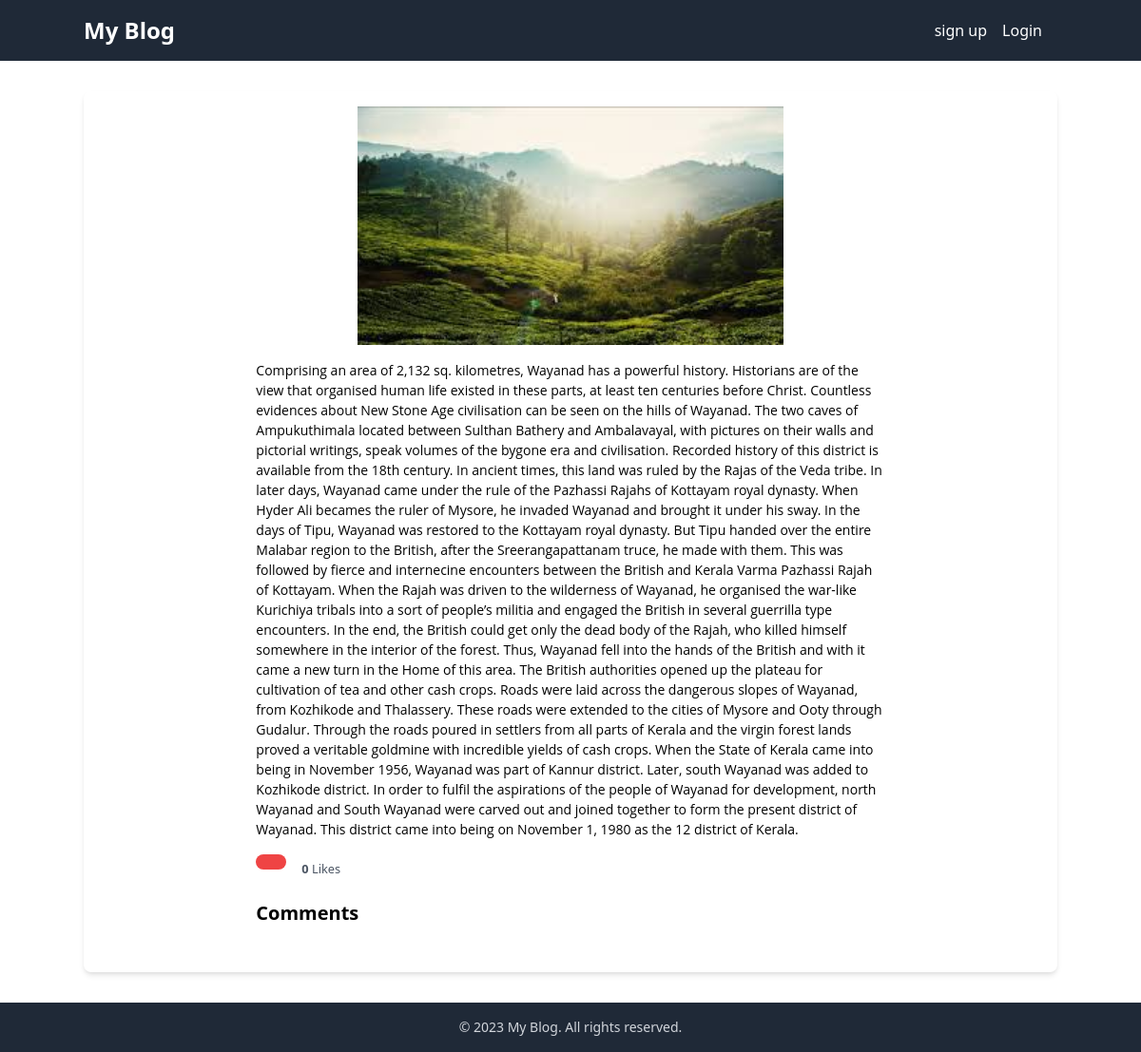
The app's page /blog-details/2, older data.
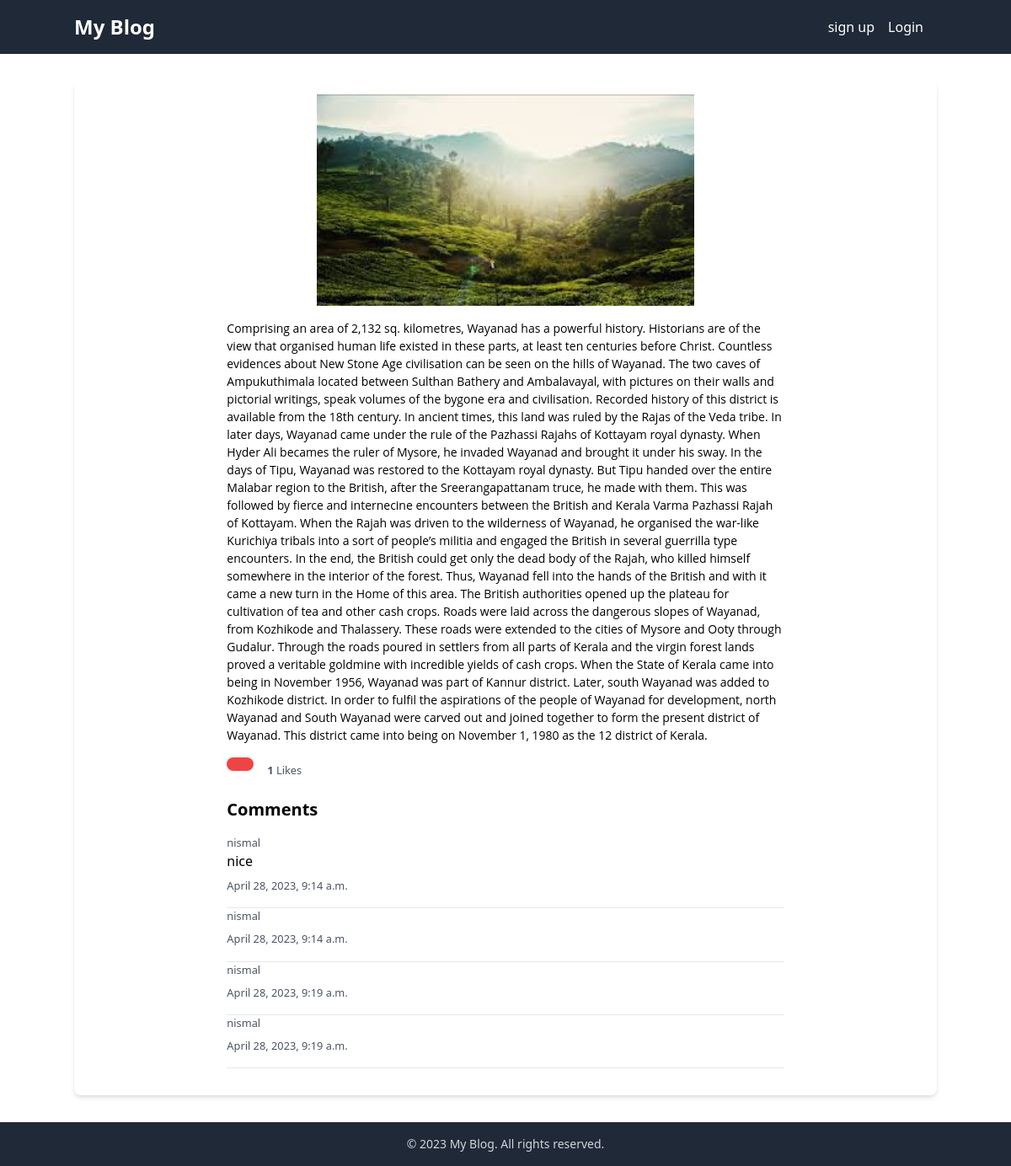
The same page, newer data.
### core/models.py (models this page shows, shortened)
class BlogModel(models.Model):
    title = models.CharField(max_length=1000)
    user = models.ForeignKey(User, blank=True, null=True, on_delete=models.CASCADE)
    content = FroalaField(null=True, blank=True)
    image = models.ImageField(upload_to='blog',null=True,default='def.jpg')
    created_at = models.DateTimeField(auto_now_add=True)
    upload_to = models.DateTimeField(auto_now=True)
    likes = models.ManyToManyField(User,related_name='post')
    class Meta:
        ordering = ['-created_at', ]

class Comment(models.Model):
    post = models.ForeignKey(BlogModel, related_name='comments', on_delete=models.CASCADE)
    name = models.ForeignKey(User, on_delete=models.CASCADE)
    body = models.TextField(null=False,blank=False)
    date_added = models.DateTimeField(auto_now_add=True)

### core/views.py (the view, shortened to what this page needs)
# urls.py: path('blog-details/<id>', views.blog_details, name='blog-details'),
def blog_details(request, id):
    try:
        blog_obj = BlogModel.objects.filter(id=id).first()
        comments = Comment.objects.filter(post=id)
        msg = False
        if request.user.is_authenticated:
            user = request.user
            if blog_obj.likes.filter(id=user.id).exists():
                msg = True
    except Exception as e:
        print(e)
    context = {'blog_obj': blog_obj,'comments':comments,'msg':msg}
    return render(request, 'blog_detail.html', context)

### templates/blog_detail.html (shortened to what this page needs)
{% extends "base.html" %}
{% block start %}
<section class="bg-white py-8">
    <div class="container mx-auto p-4 shadow-md rounded-lg">
        <div class="text-center">
            <img class="w-full max-w-md mx-auto mb-4" src="/media/{{blog_obj.image}}" alt="">
        </div>
        <div class="mx-auto lg:w-8/12 md:w-10/12">
            <div class="text-content mb-4">
                {{blog_obj.content|safe}}
            </div>
            <div class="flex items-center mb-4">
                <form method="POST" class="mr-4">
                    {% if msg %}
                    <button class="bg-red-500 text-white rounded-full px-4 py-2 focus:outline-none hover:bg-red-600">
                        <i class="bi bi-heart-fill text-xl"></i>
                    </button>
                    {% else %}
                    <button class="bg-red-500 text-white rounded-full px-4 py-2 focus:outline-none hover:bg-red-600">
                    </button>
                    {% endif %}
                </form>
                <small class="text-gray-600"><b>{{blog_obj.likes.count}}</b> Likes</small>
            </div>
            <div class="mb-4">
                <h6 class="text-xl font-semibold">Comments</h6>
            </div>
            <div class="max-h-300px overflow-auto w-250px mb-4">
                {% for comment in comments %}
                <div class="mb-4">
                    <small class="text-gray-600">{{comment.name}}</small>
                    <p class="mb-2">{{comment.body}}</p>
                    <small class="text-gray-600">{{comment.date_added}}</small>
                </div>
                <hr class="border-t border-gray-200">
                {% endfor %}
            </div>
        </div>
    </div>
</section>
{% endblock %}

### templates/base.html (shortened to what this page needs)
<head>
    <link href="https://cdn.jsdelivr.net/npm/tailwindcss@2.2.15/dist/tailwind.min.css" rel="stylesheet">
</head>
<body>
   <nav class="bg-gray-800 p-4">
        <div class="container mx-auto flex justify-between items-center">
            <a href="" class="text-white text-2xl font-semibold">My Blog</a>
            <div class="flex items-center">
                         {% if request.user.is_authenticated %}
                <a href="{% url 'logout' %}" class="text-white">Logout</a>/
                <a href="{% url 'add-blog' %}" class="text-white">Add Blog</a>
                {% else %}
                <a href="{% url 'register' %}" class="text-white mr-4">sign up</a>
                <a href="{% url 'login' %}" class="text-white mr-4">Login</a>
              {% endif %}
            </div>
        </div>
    </nav>
    {% block start %}{% endblock %}
    <footer class="py-4 bg-gray-800 text-gray-300 mt-auto">
    <div class="container mx-auto text-center">
        <p class="text-sm">&copy; <script>document.write(new Date().getFullYear())</script> My Blog. All rights reserved.</p>
    </div>
</footer>
</body>
</html>

Row changes from the older to the newer data that the page shows:
computed for BlogModel: likes.count "0" → "1"
added Comment: name "nismal", body "nice", date_added "April 28, 2023, 9:14 a.m."
added Comment: name "nismal", date_added "April 28, 2023, 9:14 a.m."
added Comment: name "nismal", date_added "April 28, 2023, 9:19 a.m."
added Comment: name "nismal", date_added "April 28, 2023, 9:19 a.m."
